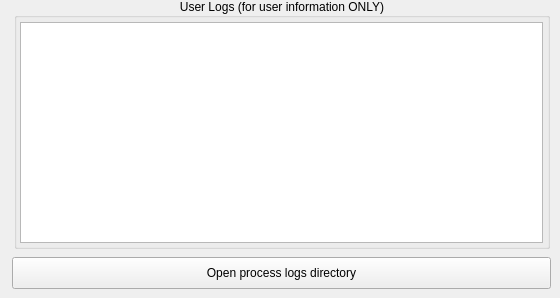
    <widget class="QWidget" name="LogsTab">
     <attribute name="title">
      <string>Logs</string>
     </attribute>
     <widget class="QGroupBox" name="LogsOutGB">
      <property name="geometry">
       <rect>
        <x>14</x>
        <y>-2</y>
        <width>536</width>
        <height>251</height>
       </rect>
      </property>
      <property name="title">
       <string>User Logs (for user information ONLY)</string>
      </property>
      <property name="alignment">
       <set>Qt::AlignCenter</set>
      </property>
      <widget class="QTextEdit" name="LogsOutRTxtBox">
       <property name="geometry">
        <rect>
         <x>6</x>
         <y>24</y>
         <width>523</width>
         <height>221</height>
        </rect>
       </property>
       <property name="cursor" stdset="0">
        <cursorShape>IBeamCursor</cursorShape>
       </property>
       <property name="toolTip">
        <string>The user logs.</string>
       </property>
       <property name="horizontalScrollBarPolicy">
        <enum>Qt::ScrollBarAlwaysOff</enum>
       </property>
       <property name="readOnly">
        <bool>true</bool>
       </property>
      </widget>
     </widget>
     <widget class="QPushButton" name="LogsDirBttn">
      <property name="geometry">
       <rect>
        <x>12</x>
        <y>257</y>
        <width>539</width>
        <height>32</height>
       </rect>
      </property>
      <property name="focusPolicy">
       <enum>Qt::NoFocus</enum>
      </property>
      <property name="toolTip">
       <string>Opens the directory to EncodeGUI's log files.</string>
      </property>
      <property name="text">
       <string>Open process logs directory</string>
      </property>
     </widget>
    </widget>
